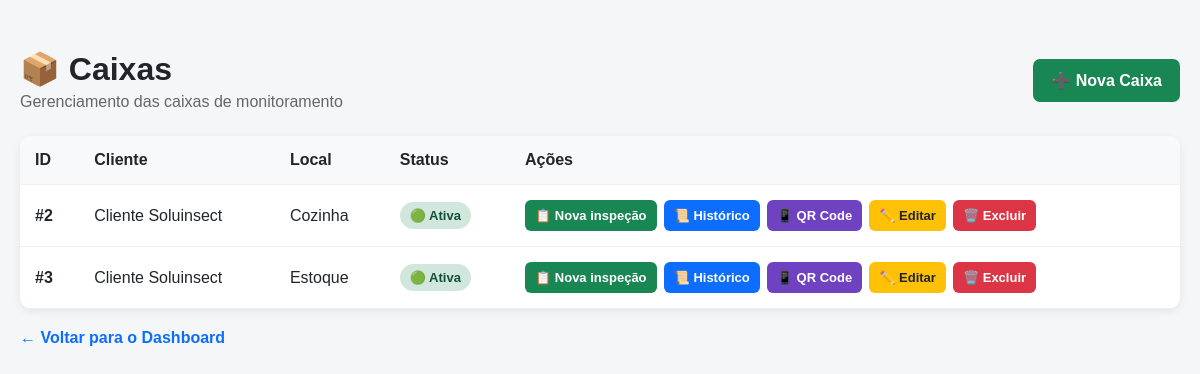
The app's page /lista-caixas, older data.
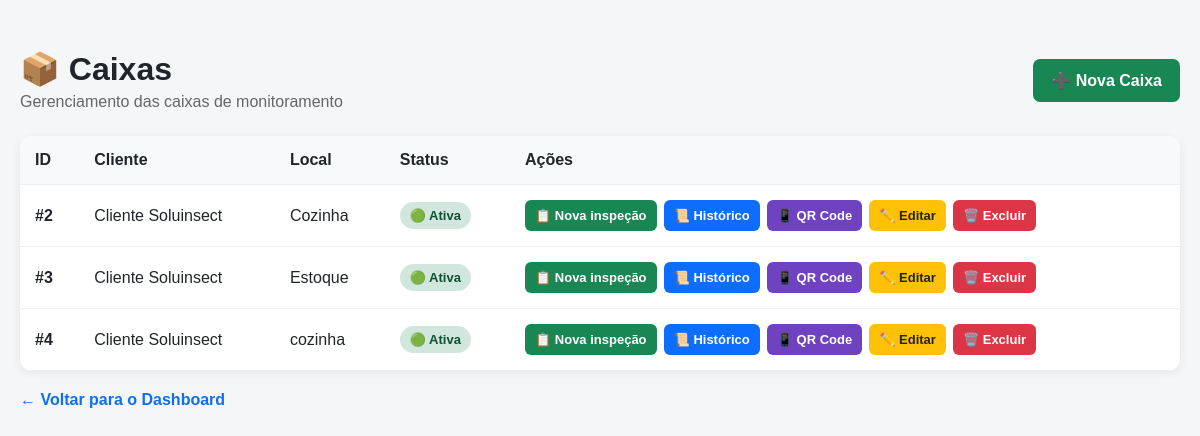
The same page, newer data.
### tables this page shows
CREATE TABLE caixas (
    id INTEGER PRIMARY KEY AUTOINCREMENT,
    cliente_id INTEGER NOT NULL,
    local TEXT NOT NULL,
    status TEXT DEFAULT 'Ativa',
    FOREIGN KEY (cliente_id) REFERENCES clientes(id)
);

CREATE TABLE clientes (
    id INTEGER PRIMARY KEY AUTOINCREMENT,
    nome TEXT NOT NULL,
    telefone TEXT,
    email TEXT
);

### app.py (the view)
@app.route("/lista-caixas")
def lista_caixas():
    conexao = conectar_banco()
    caixas = conexao.execute(
        """
        SELECT
            caixas.id,
            caixas.cliente_id,
            caixas.local,
            caixas.status,
            clientes.nome AS cliente_nome
        FROM caixas
        JOIN clientes
            ON caixas.cliente_id = clientes.id
        ORDER BY caixas.id
        """
    ).fetchall()
    conexao.close()
    return render_template(
        "lista_caixas.html",
        caixas=caixas
    )

### app.py (called while the page is built)
def conectar_banco():
    conexao = sqlite3.connect("database.db")
    conexao.row_factory = sqlite3.Row
    return conexao

### templates/lista_caixas.html (shortened to what the changed rows need)
<!DOCTYPE html>
<html lang="pt-BR">
<head>
</head>
<body>
<div class="container">
    <div class="topo">
        <div>
            <h1>
                📦 Caixas
            </h1>
        </div>
    </div>
    <div class="tabela-container">
        {% if caixas %}
            <table>
                <thead>
                    <tr>
                        <th>
                            ID
                        </th>
                        <th>
                            Cliente
                        </th>
                        <th>
                            Local
                        </th>
                        <th>
                            Status
                        </th>
                        <th>
                            Ações
                        </th>
                    </tr>
                </thead>
                <tbody>
                    {% for caixa in caixas %}
                        <tr>
                            <td>
                                <strong>
                                    #{{ caixa.id }}
                                </strong>
                            </td>
                            <td>
                                {{ caixa.cliente_nome }}
                            </td>
                            <td>
                                {{ caixa.local }}
                            </td>
                            <td>
                                {% if caixa.status == "Ativa" %}
                                    <span class="status ativa">
                                        🟢 Ativa
                                    </span>
                                {% else %}
                                    <span class="status inativa">
                                        🔴 Inativa
                                    </span>
                                {% endif %}
                            </td>
                            <td>
                                <div class="acoes">
                                    <a
                                        class="acao inspecao"
                                        href="/nova-inspecao/{{ caixa.id }}"
                                    >
                                        📋 Nova inspeção
                                    </a>
                                    <a
                                        class="acao historico"
                                        href="/historico-caixa/{{ caixa.id }}"
                                    >
                                        📜 Histórico
                                    </a>
                                    <a
                                        class="acao qr"
                                        href="/qr-code-caixa/{{ caixa.id }}"
                                    >
                                        📱 QR Code
                                    </a>
                                    <a
                                        class="acao editar"
                                        href="/editar-caixa/{{ caixa.id }}"
                                    >
                                        ✏️ Editar
                                    </a>
                                    <a
                                        class="acao excluir"
                                        href="/excluir-caixa/{{ caixa.id }}"
                                        onclick="return confirm('Tem certeza que deseja excluir esta caixa? Todas as inspeções desta caixa também serão excluídas.');"
                                    >
                                        🗑️ Excluir
                                    </a>
                                </div>
                            </td>
                        </tr>
                    {% endfor %}
                </tbody>
            </table>
        {% endif %}
    </div>
</div>
</body>
</html>

Row changes from the older to the newer data that the page shows:
added caixas: id "4", cliente_nome "Cliente Soluinsect", local "cozinha", status "🟢 Ativa"
